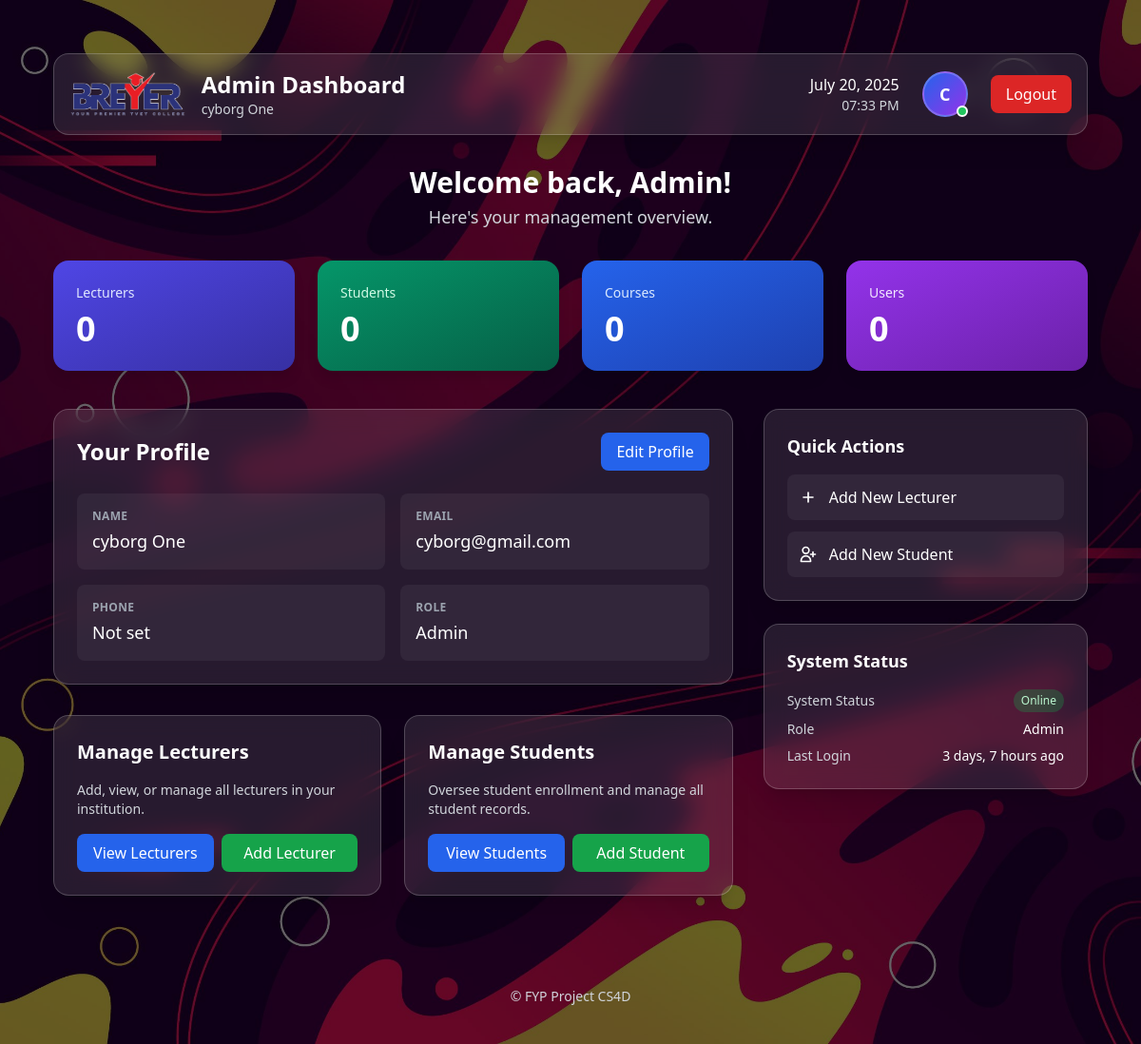
Page /adminportal/dashboard/ (signed in) on the committed database.
### accounts/models.py (models this page shows, shortened)
class CustomUser(AbstractBaseUser, PermissionsMixin):
    class Role(models.TextChoices):
        STUDENT = 'STUDENT', 'Student'
        LECTURER = 'LECTURER', 'Lecturer'
        ADMIN = 'ADMIN', 'Admin'
    email = models.EmailField(unique=True)
    role = models.CharField(max_length=20, choices=Role.choices, default=Role.STUDENT)
    first_name = models.CharField(max_length=30, blank=True)
    last_name = models.CharField(max_length=30, blank=True)
    phone_number = models.CharField(max_length=20, blank=True, null=True)
    address = models.TextField(blank=True, null=True)
    department = models.CharField(max_length=100, blank=True, null=True)  # Added department field
    profile_picture = models.ImageField(upload_to='profile_pics/', blank=True, null=True)  # Added profile_picture field
    is_staff = models.BooleanField(default=False)
    is_active = models.BooleanField(default=True)
    date_joined = models.DateTimeField(auto_now_add=True)
    USERNAME_FIELD = 'email'
    REQUIRED_FIELDS = ['first_name', 'last_name']
    objects = CustomUserManager()
    def get_full_name(self):
        return f"{self.first_name} {self.last_name}".strip()

### accounts/decorators.py (the view)
        @login_required
        def _wrapped_view(request, *args, **kwargs):
            if request.user.role != role:
                return HttpResponseForbidden("You are not authorized to view this page.")
            return view_func(request, *args, **kwargs)

### adminportal/views.py (called while the page is built, shortened)
@role_required(CustomUser.Role.ADMIN)
def admin_dashboard(request):
    admin_user = request.user
    profile_form = AdminProfileForm(instance=admin_user)
    context = {
        'admin_user': admin_user,
        'profile_form': profile_form,
    }
    return render(request, 'adminportal/admin_dashboard.html', context)

### adminportal/templates/adminportal/admin_dashboard.html (shortened to what this page needs)
{% extends 'adminportal/base_adminportal.html' %}
{% load static %}
{% block adminportal_content %}
<div class="text-center mb-8">
  <h2 class="text-3xl font-bold text-white mb-1">Welcome back, Admin!</h2>
  <p class="text-lg text-gray-300">Here's your management overview.</p>
</div>
<div class="grid grid-cols-1 sm:grid-cols-2 md:grid-cols-4 gap-6 mb-10">
  <div class="bg-gradient-to-br from-indigo-600 to-indigo-800 rounded-2xl shadow-lg p-6 flex flex-col items-start">
    <span class="text-sm text-indigo-100 font-medium mb-2">Lecturers</span>
    <span class="text-4xl font-bold text-white">{{ total_lecturers|default:0 }}</span>
  </div>
  <div class="bg-gradient-to-br from-emerald-600 to-emerald-800 rounded-2xl shadow-lg p-6 flex flex-col items-start">
    <span class="text-sm text-emerald-100 font-medium mb-2">Students</span>
    <span class="text-4xl font-bold text-white">{{ total_students|default:0 }}</span>
  </div>
  <div class="bg-gradient-to-br from-blue-600 to-blue-800 rounded-2xl shadow-lg p-6 flex flex-col items-start">
    <span class="text-sm text-blue-100 font-medium mb-2">Courses</span>
    <span class="text-4xl font-bold text-white">{{ total_courses|default:0 }}</span>
  </div>
  <div class="bg-gradient-to-br from-purple-600 to-purple-800 rounded-2xl shadow-lg p-6 flex flex-col items-start">
    <span class="text-sm text-purple-100 font-medium mb-2">Users</span>
    <span class="text-4xl font-bold text-white">{{ total_users|default:0 }}</span>
  </div>
</div>
<div class="grid grid-cols-1 lg:grid-cols-3 gap-8">
  <div class="lg:col-span-2">
    <div class="bg-white/10 backdrop-blur-md rounded-2xl p-6 border border-white/20 shadow-xl mb-8">
      <div class="flex flex-col md:flex-row md:items-center md:justify-between mb-6 gap-2">
        <h2 class="text-2xl font-semibold text-white">Your Profile</h2>
        <a href="{% url 'adminportal:profile_update' %}" class="bg-blue-600 hover:bg-blue-700 text-white px-4 py-2 rounded-lg transition-all text-center">
          Edit Profile
        </a>
      </div>
      <div class="grid md:grid-cols-2 gap-4">
        <div class="bg-white/5 rounded-lg p-4">
          <h3 class="text-xs font-semibold text-gray-400 uppercase tracking-wide mb-1">Name</h3>
          <p class="text-lg text-white">{{ request.user.get_full_name|default:"N/A" }}</p>
        </div>
        <div class="bg-white/5 rounded-lg p-4">
          <h3 class="text-xs font-semibold text-gray-400 uppercase tracking-wide mb-1">Email</h3>
          <p class="text-lg text-white">{{ request.user.email }}</p>
        </div>
        <div class="bg-white/5 rounded-lg p-4">
          <h3 class="text-xs font-semibold text-gray-400 uppercase tracking-wide mb-1">Phone</h3>
          <p class="text-lg text-white">{{ request.user.phone_number|default:"Not set" }}</p>
        </div>
        <div class="bg-white/5 rounded-lg p-4">
          <h3 class="text-xs font-semibold text-gray-400 uppercase tracking-wide mb-1">Role</h3>
          <p class="text-lg text-white">{{ request.user.get_role_display|default:"Admin" }}</p>
        </div>
      </div>
    </div>
    <div class="grid grid-cols-1 md:grid-cols-2 gap-6">
      <div class="bg-white/10 backdrop-blur-md rounded-2xl p-6 border border-white/20 shadow-xl flex flex-col mb-4">
        <div class="flex items-center justify-between mb-4">
          <h3 class="text-xl font-semibold text-white">Manage Lecturers</h3>
        </div>
        <p class="text-gray-300 text-sm mb-4">Add, view, or manage all lecturers in your institution.</p>
        <div class="flex gap-2">
          <a href="{% url 'adminportal:lecturer_list' %}" class="flex-1 bg-blue-600 hover:bg-blue-700 text-white py-2 px-4 rounded-lg text-center">View Lecturers</a>
          <a href="{% url 'adminportal:add_lecturer' %}" class="flex-1 bg-green-600 hover:bg-green-700 text-white py-2 px-4 rounded-lg text-center">Add Lecturer</a>
        </div>
      </div>
      <div class="bg-white/10 backdrop-blur-md rounded-2xl p-6 border border-white/20 shadow-xl flex flex-col mb-4">
        <div class="flex items-center justify-between mb-4">
          <h3 class="text-xl font-semibold text-white">Manage Students</h3>
        </div>
        <p class="text-gray-300 text-sm mb-4">Oversee student enrollment and manage all student records.</p>
        <div class="flex gap-2">
          <a href="{% url 'adminportal:student_list' %}" class="flex-1 bg-blue-600 hover:bg-blue-700 text-white py-2 px-4 rounded-lg text-center">View Students</a>
          <a href="{% url 'adminportal:add_student' %}" class="flex-1 bg-green-600 hover:bg-green-700 text-white py-2 px-4 rounded-lg text-center">Add Student</a>
        </div>
      </div>
    </div>
  </div>
  <div class="space-y-6">
    <div class="bg-white/10 backdrop-blur-md rounded-2xl p-6 border border-white/20 shadow-xl">
      <h3 class="text-lg font-semibold text-white mb-4">Quick Actions</h3>
      <div class="space-y-3">
        <a href="{% url 'adminportal:lecturer_list' %}" class="flex items-center p-3 bg-white/5 rounded-lg hover:bg-white/10 transition-colors text-white group">
          <svg class="w-5 h-5 mr-3 group-hover:scale-110 transition-transform" fill="none" stroke="currentColor" viewBox="0 0 24 24">
            <path stroke-linecap="round" stroke-linejoin="round" stroke-width="2" d="M12 6v6m0 0v6m0-6h6m-6 0H6"></path>
          </svg>
          Add New Lecturer
        </a>
        <a href="{% url 'adminportal:student_list' %}" class="flex items-center p-3 bg-white/5 rounded-lg hover:bg-white/10 transition-colors text-white group">
          <svg class="w-5 h-5 mr-3 group-hover:scale-110 transition-transform" fill="none" stroke="currentColor" viewBox="0 0 24 24">
            <path stroke-linecap="round" stroke-linejoin="round" stroke-width="2" d="M18 9v3m0 0v3m0-3h3m-3 0h-3m-2-5a4 4 0 11-8 0 4 4 0 018 0zM3 20a6 6 0 0112 0v1H3v-1z"></path>
          </svg>
          Add New Student
        </a>
      </div>
    </div>
    <div class="bg-white/10 backdrop-blur-md rounded-2xl p-6 border border-white/20 shadow-xl">
      <h3 class="text-lg font-semibold text-white mb-4">System Status</h3>
      <div class="flex flex-col gap-2">
        <div class="flex items-center justify-between">
          <span class="text-gray-300 text-sm">System Status</span>
          <span class="bg-green-600/30 text-green-200 px-2 py-1 rounded-full text-xs">Online</span>
        </div>
        <div class="flex items-center justify-between">
          <span class="text-gray-300 text-sm">Role</span>
          <span class="text-white text-sm">{{ request.user.get_role_display }}</span>
        </div>
        <div class="flex items-center justify-between">
          <span class="text-gray-300 text-sm">Last Login</span>
          <span class="text-white text-sm">{{ request.user.last_login|timesince }} ago</span>
        </div>
      </div>
    </div>
  </div>
</div>
{% endblock %}

### adminportal/templates/adminportal/base_adminportal.html (shortened to what this page needs)
{% extends 'base.html' %}
{% load static %}
{% block content %}
<div class="bg-white/10 backdrop-blur-md rounded-2xl p-4 border border-white/20 shadow-xl mb-8">
  <div class="flex justify-between items-center">
    <div class="flex items-center space-x-4">
      <img src="{% static 'images/breyer.jpg' %}" alt="Breyer Logo" class="h-12 w-auto">
      <div>
        <a href="{% url 'adminportal:dashboard' %}" class="text-2xl font-bold text-white hover:text-blue-400 transition">
          Admin Dashboard
        </a>
        <p class="text-gray-300 text-sm">{{ request.user.get_full_name|default:request.user.email }}</p>
      </div>
    </div>
    <div class="flex items-center space-x-6">
      <div class="text-right">
        <p class="text-white font-medium" id="current-date"></p>
        <p class="text-gray-300 text-sm" id="current-time"></p>
      </div>
      <a href="{% url 'adminportal:admin_profile' %}" class="relative group">
        {% if request.user.profile_picture %}
          <img src="{{ request.user.profile_picture.url }}" alt="Profile Picture"
               class="w-12 h-12 rounded-full object-cover border-2 border-white/20 group-hover:border-blue-400 transition-colors">
        {% else %}
          <div class="w-12 h-12 rounded-full bg-gradient-to-br from-blue-600 to-purple-600 flex items-center justify-center border-2 border-white/20 group-hover:border-blue-400 transition-colors">
            <span class="text-white font-semibold text-lg">
              {{ request.user.get_full_name|first|upper|default:request.user.email|first|upper }}
            </span>
          </div>
        {% endif %}
        <div class="absolute bottom-0 right-0 w-3 h-3 bg-green-500 rounded-full border-2 border-white"></div>
      </a>
      <form action="{% url 'logout' %}" method="post">
        <button class="bg-red-600 hover:bg-red-700 text-white px-4 py-2 rounded-lg transition-colors flex items-center">
          Logout
        </button>
      </form>
    </div>
  </div>
</div>
{% block adminportal_content %}
{% endblock %}
{% endblock %}

### rows in the picture
CustomUser: user.get_full_name "cyborg One", user.get_full_name|first "C", user.email "cyborg@gmail.com", user.phone_number "Not set", user.role "Admin", user.last_login "3 days, 7 hours"

### other values in the picture
{{ total_lecturers|default:0 }} "0"
{{ total_students|default:0 }} "0"
{{ total_courses|default:0 }} "0"
{{ total_users|default:0 }} "0"
